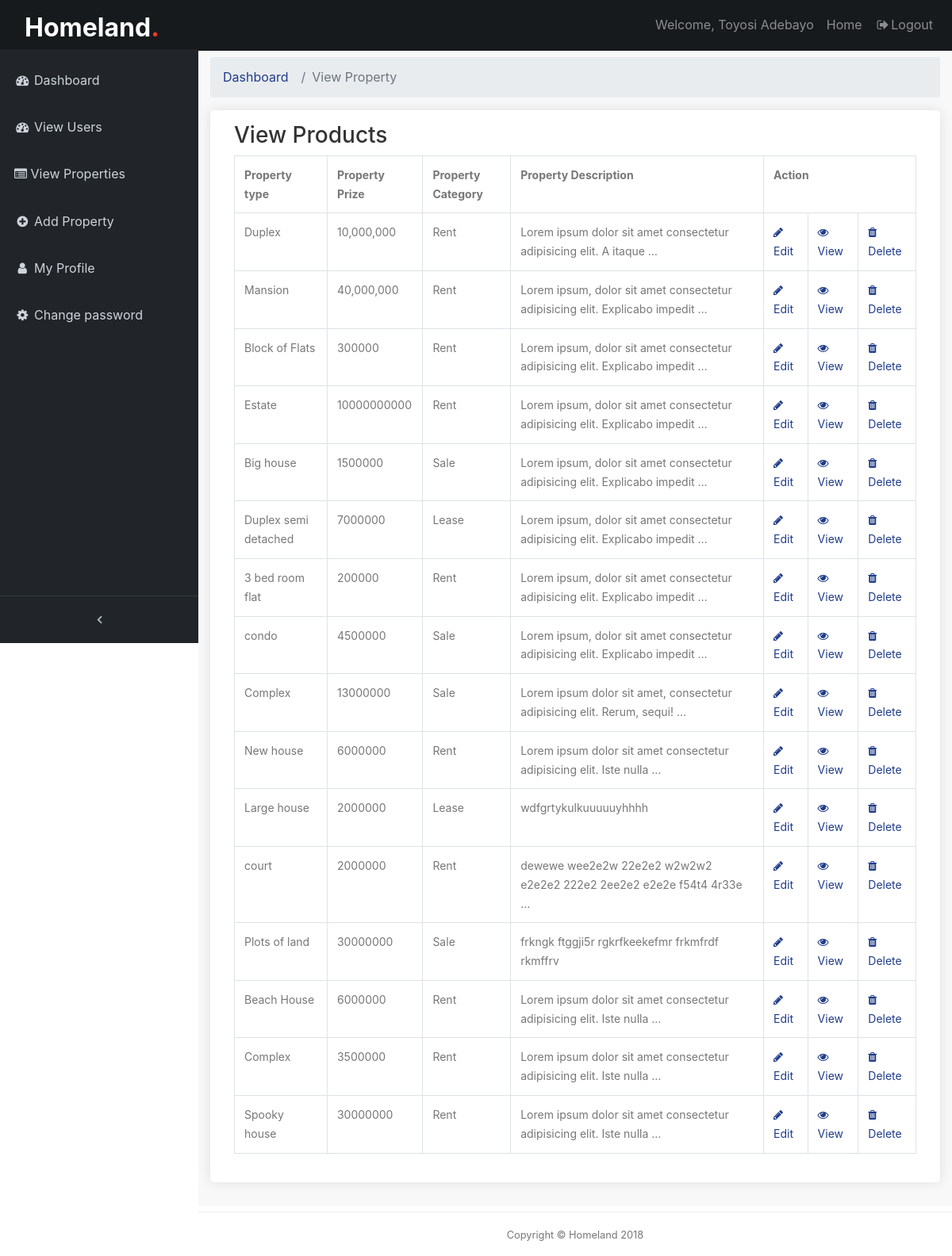
Before: /backend/view-post/ (signed in) with the older database file.
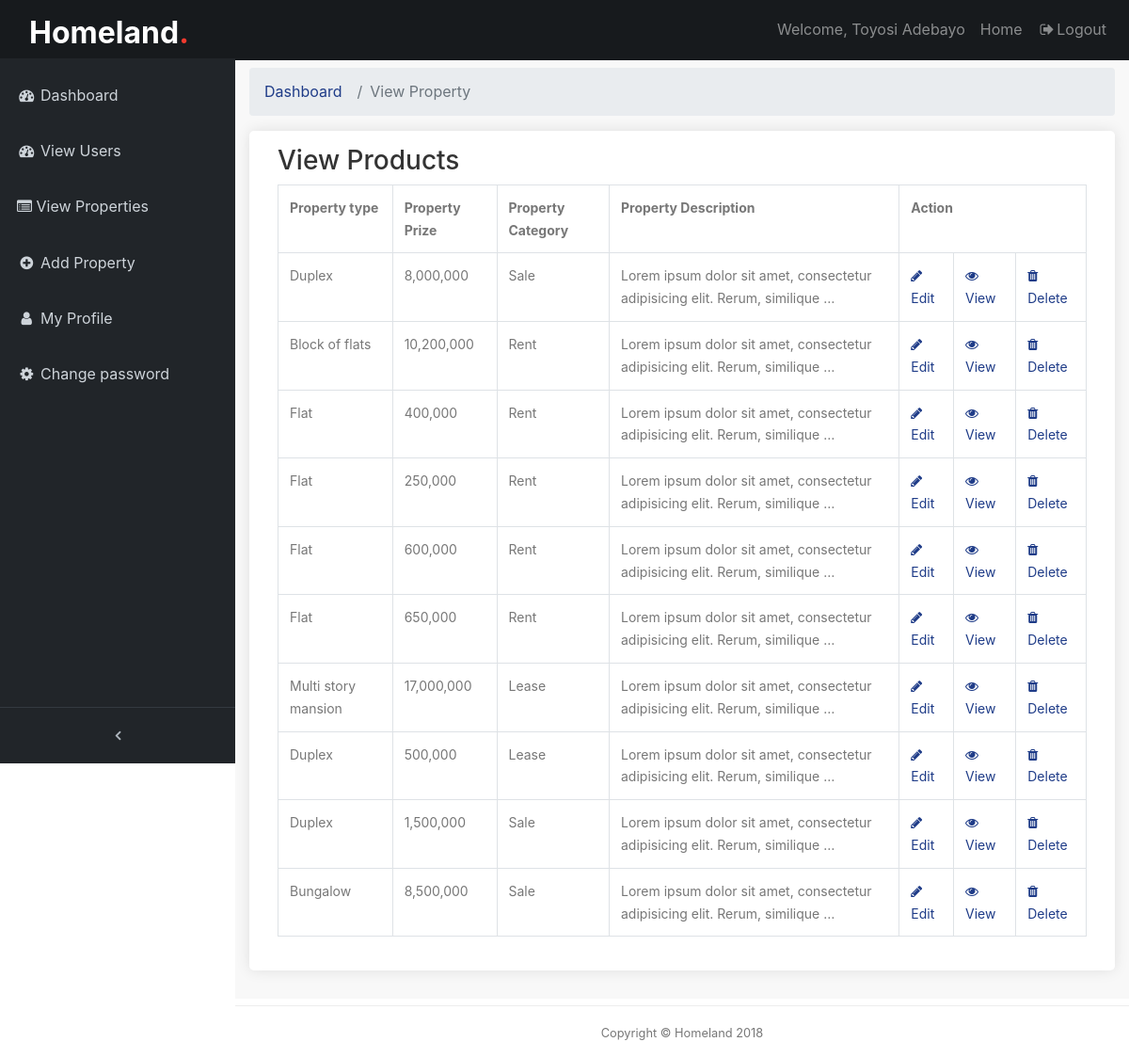
After: the same page with the newer database file.
### frontend/models.py (models this page shows, shortened)
class PostPage(models.Model):
    pst_image1 = models.ImageField(null=True, verbose_name='Image1', blank=True, upload_to='uploads/')
    pst_image2 = models.ImageField(null=True, verbose_name='Image2', blank=True, upload_to='uploads/')
    pst_image3 = models.ImageField(null=True, verbose_name='Image3', blank=True, upload_to='uploads/')
    pst_image4 = models.ImageField(null=True, verbose_name='Image4', blank=True, upload_to='uploads/')
    pst_image5 = models.ImageField(null=True, verbose_name='Image5', blank=True, upload_to='uploads/')
    pst_title = models.CharField(max_length=150, verbose_name='House type')
    pst_description = models.TextField(max_length=350, verbose_name='Description')
    user = models.ForeignKey(User, on_delete=models.CASCADE)
    price = models.CharField(max_length=150, verbose_name='Price')
    room =  models.IntegerField(verbose_name='Rooms')
    bath = models.IntegerField( null=True, verbose_name='Bathrooms')
    toilet = models.IntegerField( null=True, verbose_name='Toilet')
    category = models.ManyToManyField(Category, verbose_name='Offer type')
    posted = models.DateTimeField(default = datetime.now)
    featured = models.BooleanField(blank=True)
    sponsored = models.BooleanField(blank=True)
    class Meta():
        verbose_name_plural = 'Post'

class Category(models.Model):
    cat_name = models.CharField(max_length=100, verbose_name='Category Name')
    cat_desc = models.TextField(blank=True, null=True, verbose_name='Description')
    class Meta():
        verbose_name_plural='Post Category'

### backend/views.py (the view)
# urls.py: path('view-post/', views.viewPost, name='viewPost'),
@login_required(login_url='/backend/login')
def viewPost(request):
    prop = PostPage.objects.filter(user=request.user)
    cat = Category.objects.all()
    return render(request, 'backend/viewposts.html', {'view':prop, 'cat':cat})

### frontend/custom_processor.py (called while the page is built)
def cat_menu(request):
    category = Category.objects.all()
    return {'category': category}

### templates/backend/viewposts.html (shortened to what this page needs)
{% extends 'backend/base.html' %}
{% load static %}
{% block content %}
  <div class="content-wrapper">
    <div class="container-fluid">
      <ol class="breadcrumb">
        <li class="breadcrumb-item">
          <a href="#">Dashboard</a>
        </li>
        <li class="breadcrumb-item active">View Property</li>
      </ol>
		<div class="box_general padding_bottom">
            <h3>View Products</h3>
            <table class="table table-bordered">
                <tr>
                    <th>Property type</th>
                    <th>Property Prize</th>
                    <th>Property Category</th>
                    <th>Property Description</th>
                    <th colspan="3">Action</th>
                </tr>
                {% if view %}
                {% for a in view %}
                    <tr>
                        <td>{{ a.pst_title }}</td>
                        <td>{{ a.price }}</td>
                        {% for c in a.category.all %}
                        <td>{{ c.cat_name }}</td>
                        {% endfor %}
                        <td>
                            {{ a.pst_description|truncatewords:10 }}
                        </td>
                        <td>
                            <a href="{% url 'backend:postEdit' a.id %}">
                            <span class="fa fa-pencil"></span>
                            Edit
                            </a>
                        </td>
                        <td>
                            <a href="{% url 'backend:detailView' a.id %}">
                            <span class="fa fa-eye"></span>
                            View
                            </a>
                        </td>
                        <td>
                        <a href="{% url 'backend:delete_post' a.id %}">
                            <span class="fa fa-trash"></span>
                            Delete
                        </a>
                        </td>
                    </tr>
                {% endfor %}
                {% endif %}
            </table>
		</div>
	  </div>
   	</div>
{% endblock %}

Changed rows visible on the page:
removed PostPage: pst_title "Duplex", price "10,000,000", pst_description "Lorem ipsum dolor sit amet consectetur adipisicing elit. A itaque …", Category (cat_name "Rent")
removed PostPage: pst_title "Mansion", price "40,000,000", pst_description "Lorem ipsum, dolor sit amet consectetur adipisicing elit. Explicabo impedit …", Category (cat_name "Rent")
removed PostPage: pst_title "Block of Flats", price "300000", pst_description "Lorem ipsum, dolor sit amet consectetur adipisicing elit. Explicabo impedit …", Category (cat_name "Rent")
removed PostPage: pst_title "Estate", price "10000000000", pst_description "Lorem ipsum, dolor sit amet consectetur adipisicing elit. Explicabo impedit …", Category (cat_name "Rent")
removed PostPage: pst_title "Big house", price "1500000", pst_description "Lorem ipsum, dolor sit amet consectetur adipisicing elit. Explicabo impedit …", Category (cat_name "Sale")
removed PostPage: pst_title "Duplex semi detached", price "7000000", pst_description "Lorem ipsum, dolor sit amet consectetur adipisicing elit. Explicabo impedit …", Category (cat_name "Lease")
removed PostPage: pst_title "3 bed room flat", price "200000", pst_description "Lorem ipsum, dolor sit amet consectetur adipisicing elit. Explicabo impedit …", Category (cat_name "Rent")
removed PostPage: pst_title "condo", price "4500000", pst_description "Lorem ipsum, dolor sit amet consectetur adipisicing elit. Explicabo impedit …", Category (cat_name "Sale")
removed PostPage: pst_title "Complex", price "13000000", pst_description "Lorem ipsum dolor sit amet, consectetur adipisicing elit. Rerum, sequi! …", Category (cat_name "Sale")
removed PostPage: pst_title "New house", price "6000000", pst_description "Lorem ipsum dolor sit amet consectetur adipisicing elit. Iste nulla …", Category (cat_name "Rent")
removed PostPage: pst_title "Large house", price "2000000", pst_description "wdfgrtykulkuuuuuyhhhh", Category (cat_name "Lease")
removed PostPage: pst_title "court", price "2000000", pst_description "dewewe wee2e2w 22e2e2 w2w2w2 e2e2e2 222e2 2ee2e2 e2e2e f54t4 4r33e …", Category (cat_name "Rent")
removed PostPage: pst_title "Plots of land", price "30000000", pst_description "frkngk ftggji5r rgkrfkeekefmr frkmfrdf rkmffrv", Category (cat_name "Sale")
removed PostPage: pst_title "Beach House", price "6000000", pst_description "Lorem ipsum dolor sit amet consectetur adipisicing elit. Iste nulla …", Category (cat_name "Rent")
removed PostPage: pst_title "Complex", price "3500000", pst_description "Lorem ipsum dolor sit amet consectetur adipisicing elit. Iste nulla …", Category (cat_name "Rent")
removed PostPage: pst_title "Spooky house", price "30000000", pst_description "Lorem ipsum dolor sit amet consectetur adipisicing elit. Iste nulla …", Category (cat_name "Rent")
added PostPage: pst_title "Duplex", price "8,000,000", pst_description "Lorem ipsum dolor sit amet, consectetur adipisicing elit. Rerum, similique …", Category (cat_name "Sale")
added PostPage: pst_title "Block of flats", price "10,200,000", pst_description "Lorem ipsum dolor sit amet, consectetur adipisicing elit. Rerum, similique …", Category (cat_name "Rent")
added PostPage: pst_title "Flat", price "400,000", pst_description "Lorem ipsum dolor sit amet, consectetur adipisicing elit. Rerum, similique …", Category (cat_name "Rent")
added PostPage: pst_title "Flat", price "250,000", pst_description "Lorem ipsum dolor sit amet, consectetur adipisicing elit. Rerum, similique …", Category (cat_name "Rent")
added PostPage: pst_title "Flat", price "600,000", pst_description "Lorem ipsum dolor sit amet, consectetur adipisicing elit. Rerum, similique …", Category (cat_name "Rent")
added PostPage: pst_title "Flat", price "650,000", pst_description "Lorem ipsum dolor sit amet, consectetur adipisicing elit. Rerum, similique …", Category (cat_name "Rent")
added PostPage: pst_title "Multi story mansion", price "17,000,000", pst_description "Lorem ipsum dolor sit amet, consectetur adipisicing elit. Rerum, similique …", Category (cat_name "Lease")
added PostPage: pst_title "Duplex", price "500,000", pst_description "Lorem ipsum dolor sit amet, consectetur adipisicing elit. Rerum, similique …", Category (cat_name "Lease")
added PostPage: pst_title "Duplex", price "1,500,000", pst_description "Lorem ipsum dolor sit amet, consectetur adipisicing elit. Rerum, similique …", Category (cat_name "Sale")
added PostPage: pst_title "Bungalow", price "8,500,000", pst_description "Lorem ipsum dolor sit amet, consectetur adipisicing elit. Rerum, similique …", Category (cat_name "Sale")
